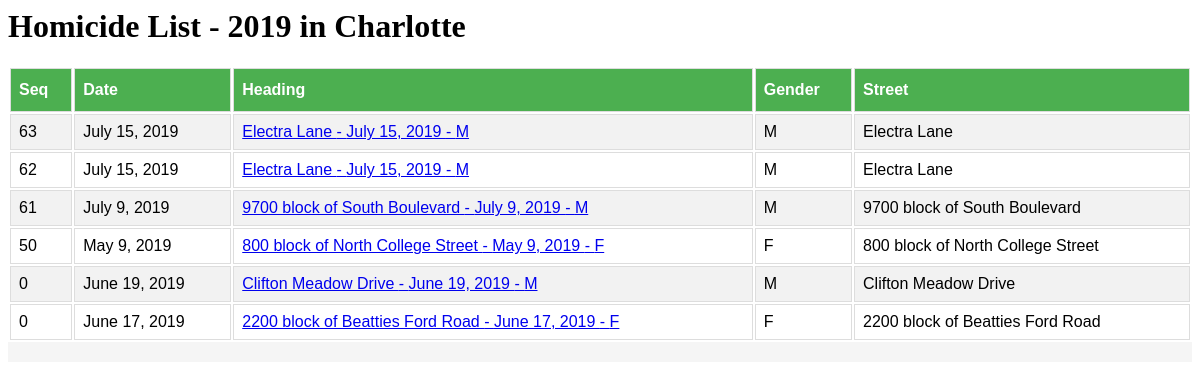
The page / on the database its author committed.
### tracker/models.py (models this page shows, shortened)
class Homicide(models.Model):
    GENDERS = (        ('F', 'Female'),('M', 'Male'),('O', 'Other or Unknown'),    )
    MOTIVES = (        ('D', 'Dispute'),('G', 'Gang'),('F', 'Family/Domestic'), ('O', 'Other or Unknown'),    )
    METHODS = (        ('S', 'Stabbing'),('G', 'Gun'),('O', 'Other or Unknown'),    )
    date = models.DateField()
    time = models.TimeField(blank=True, default='01:00')
    street = models.CharField(max_length=80, blank=True, default='')
    intersection = models.CharField(max_length=120, blank=True, default='')
    maplink = models.CharField(max_length=180, blank=True, default='')
    mapiframe = models.TextField(blank=True, default='')
    zipcode = models.CharField(max_length=5, blank=True, default='')
    gender = models.CharField(max_length=1, choices=GENDERS, default='M')
    age = models.IntegerField(blank=True, default=0)
    name = models.CharField(max_length=80, blank=True, default='')
    motive = models.CharField(max_length=1, choices=MOTIVES, default='O')
    method = models.CharField(max_length=1, choices=METHODS, default='O')
    solved = models.CharField(max_length=1, choices=[('Y','N')], default='N')
    count = models.IntegerField(blank=True, default=0)
    articles = models.ManyToManyField(Article, blank=True)

### tracker/views.py (the view)
# urls.py: path('', views.HomicideListView.as_view(), name='index'),
class HomicideListView(generic.ListView):
    model = Homicide
    template_name = 'tracker/detail.html'
    queryset = Homicide.objects.all().order_by('-count')
    context_object_name = 'h_list'

### tracker/templates/tracker/detail.html (shortened to what this page needs)
<html>
    <head>
    </head>
    <body>
        <h1>Homicide List - 2019 in Charlotte</h1>
        <div class='homicidepage'>
            <div>
                <table id='homicides' class='listview'>
                    <tr class='h_row'>
                        <th class='h_header'>Seq</th>
                        <th class='h_header'>Date</th>
                        <th class='h_header'>Heading</th>
                        <th class='h_header'>Gender</th>
                        <th class='h_header'>Street</th>
                    </tr>
                    {% if h_list %}
                        {% for item in h_list %}
                            <tr class='h_row'>
                                <td class='h_td'> {{item.count}}</td>
                                <td class='h_td'> {{item.date}}</td>
                                <td class='h_td'><a href="/homicide/{{ item.id }}">{{ item.street}} - {{item.date}} - {{item.gender }}</a> </td>
                                <td class='h_td'> {{item.gender}}</td>
                                <td class='h_td'> {{item.street}}</td>
                            </tr>
                        {% endfor %}
                    {% else %}
                            <tr class='h_row'>
                                <p>No homicides are available.</p>
                            </tr>
                    {% endif %}
                </table>
            </div>
            <div style="width:100%; height: 20px; background-color: whitesmoke;">
            </div>
    </body>
</html>

### tracker/templates/tracker/detail.html (style rules this page uses)
.homicidepage { font-family: "Trebuchet MS", Arial, Helvetica, sans-serif; border-collapse: collapse; width: 100%; }
.listview { width: 100%; }
#homicides td, #homicides th { border: 1px solid #ddd; padding: 8px; }
#homicides tr:nth-child(even) { background-color: #f2f2f2; }
#homicides th { padding-top: 12px; padding-bottom: 12px; text-align: left; background-color: #4CAF50; color: white; }

### rows shown on the page
Homicide: count "63", date "July 15, 2019", street "Electra Lane", gender "M"
Homicide: count "62", date "July 15, 2019", street "Electra Lane", gender "M"
Homicide: count "61", date "July 9, 2019", street "9700 block of South Boulevard", gender "M"
Homicide: count "50", date "May 9, 2019", street "800 block of North College Street", gender "F"
Homicide: count "0", date "June 19, 2019", street "Clifton Meadow Drive", gender "M"
Homicide: count "0", date "June 17, 2019", street "2200 block of Beatties Ford Road", gender "F"
